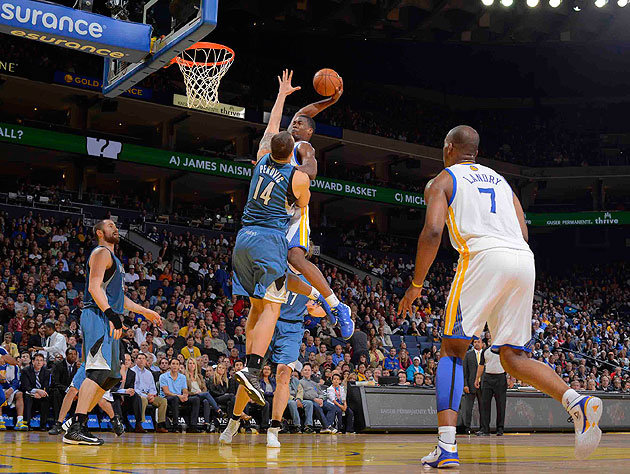
//> input picture OpenCV_Stuff/display_pic/dunk.jpg, 630 x 474 px
$ ./canny_corner ../display_pic/dunk.jpg   (built with g++ and OpenCV 4)
//> lines starting //> are read from the running program, lines starting //| are printed output that depends on the picture
#include "opencv2/imgproc/imgproc.hpp"
#include "opencv2/highgui/highgui.hpp"
#include <stdlib.h>
#include <stdio.h>

using namespace cv;

/// Global variables

Mat src, src_gray;
Mat dst, detected_edges;

int edgeThresh = 1;
int ratio = 3;
int kernel_size = 3;
char* window_name = "Edge Map";

double k = 1.0/100000;

void CannyCorner(int, void*)
{
  /// Reduce noise with a kernel 3x3
  blur( src_gray, detected_edges, Size(3,3) );

  /// Canny detector
  Canny( detected_edges, detected_edges, 147, 147, kernel_size );


  //Use Harris corner detection to pinpoint what we want (the convergence point)
  cornerHarris(detected_edges, dst, 2, 3, k, BORDER_DEFAULT);


//  src.copyTo( dst, detected_edges);
  imshow( window_name, dst );
 }


/** @function main */
int main( int argc, char** argv )
{
  /// Load an image
  src = imread( argv[1] );
//> src is the input picture: 474 rows x 630 cols, CV_8UC3; mean B, G, R 58.8, 60.9, 68.9

  if( !src.data )
  { return -1; }

  /// Create a matrix of the same type and size as src (for dst)
  dst.create( src.size(), src.type() );

  /// Convert the image to grayscale
  cvtColor( src, src_gray, CV_BGR2GRAY );
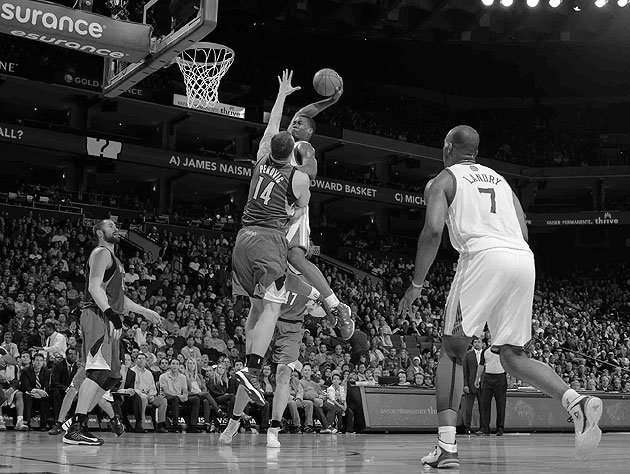
//> src_gray: 474 rows x 630 cols, CV_8UC1; min 0, max 255, mean 63.1

  /// Create a window
  namedWindow( window_name, CV_WINDOW_AUTOSIZE );

  /// Show the image
  CannyCorner(0, 0);
//> in CannyCorner, `blur( src_gray, detected_edges, Size(3,3) );`:
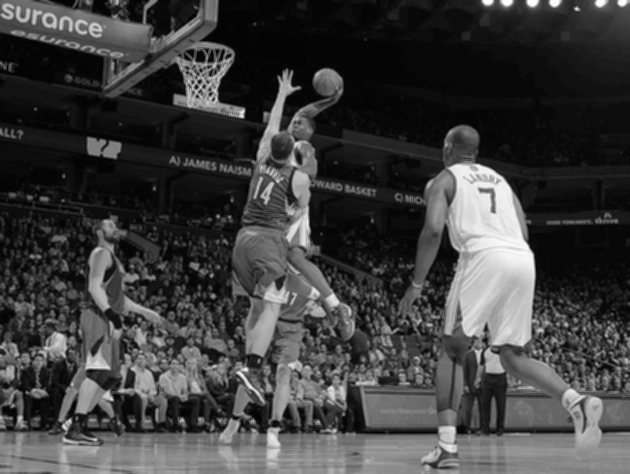
//> detected_edges: 474 rows x 630 cols, CV_8UC1; min 1, max 253, mean 63.1
//> in CannyCorner, `Canny( detected_edges, detected_edges, 147, 147, kernel_size );`:
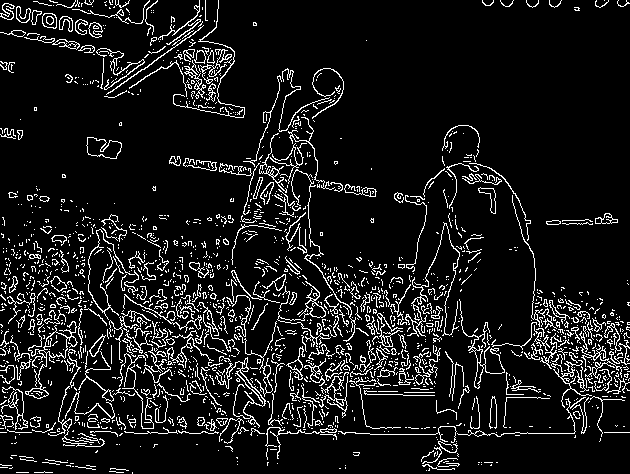
//> detected_edges: 474 rows x 630 cols, CV_8UC1; 9.6% white in thin lines or dots
//> in CannyCorner, `cornerHarris(detected_edges, dst, 2, 3, k, BORDER_DEFAULT);`:
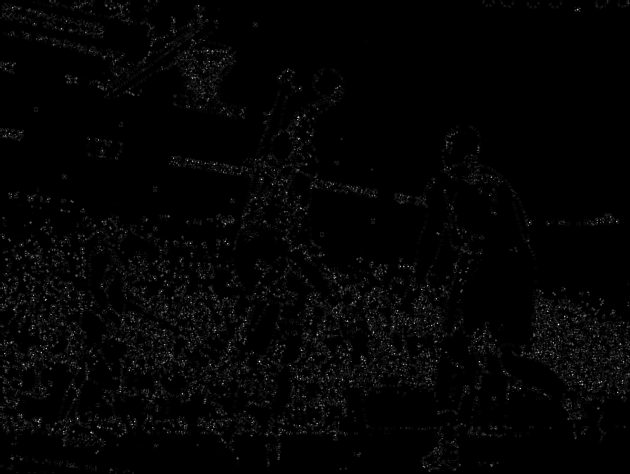
//> dst: 474 rows x 630 cols, CV_32FC1; min -1e-05, max 0.316, mean 0.00513; drawn with min black and max white

  /// Wait until user exit program by pressing a key
  waitKey(0);

  return 0;
}
